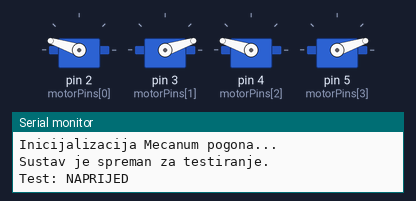
Bench run of a sketch on a simulated Arduino Uno, built with avr-gcc and run on an emulated ATmega328P. Shown: 4 × servo, the last lines printed to the serial monitor.

Above: at 0.55 s.
At 4.25 s:
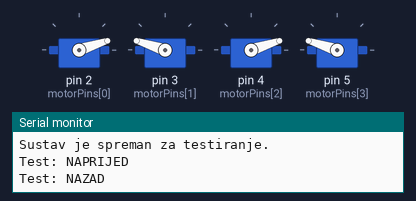
At 7.95 s:
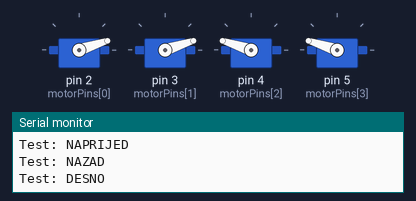
At 11.45 s:
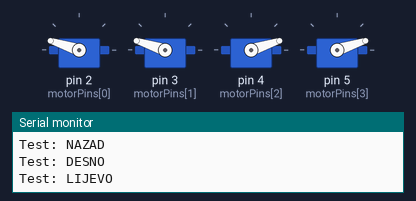
At 15.45 s:
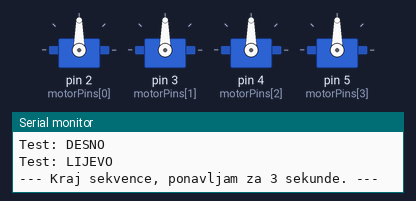
Timing chart, 0 to 20.0 s (numbered marks = the images above):
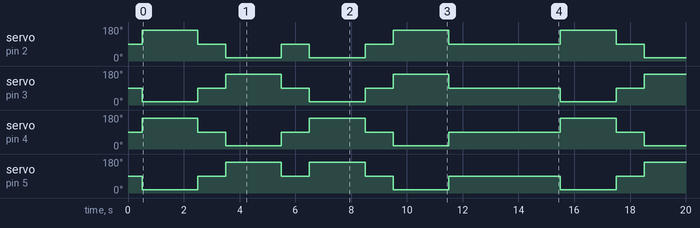

Measured:
- by itself, servo on pin 2 (motorPins[0]): repeats every 15.0 s: 2 × (90° 1.0 s, 18° 2.0 s), 90° 1.0 s, 162° 2.0 s, 90° 4.0 s, 162° 2.0 s
- by itself, servo on pin 5 (motorPins[3]): repeats every 15.0 s: 2 × (90° 1.0 s, 162° 2.0 s), 90° 1.0 s, 18° 2.0 s, 90° 4.0 s, 18° 2.0 s
- by itself, servo on pin 3 (motorPins[1]): repeats every 15.0 s: 90° 1.0 s, 162° 2.0 s, 90° 1.0 s, 18° 2.0 s, 90° 1.0 s, 162° 2.0 s, 90° 4.0 s, 18° 2.0 s
- by itself, servo on pin 4 (motorPins[2]): repeats every 15.0 s: 90° 1.0 s, 18° 2.0 s, 90° 1.0 s, 162° 2.0 s, 90° 1.0 s, 18° 2.0 s, 90° 4.0 s, 162° 2.0 s

The sketch:

robotikTestMotora.ino
```cpp
/********************************************************************************
 * Kompletan Arduino kod za upravljanje robotom s Mecanum kotačima
 * * Hardverske postavke:
 * - 4 continuous servo motora
 * - Motor 0 spojen na pin 2
 * - Motor 1 spojen na pin 3
 * - Motor 2 spojen na pin 4
 * - Motor 3 spojen na pin 5
 * * Specifikacije robota (prema korisniku):
 * - Raspored motora:
 * - Lijevi-Stražnji: motor[0]
 * - Desni-Stražnji: motor[1]
 * - Lijevi-Prednji:  motor[2]
 * - Desni-Prednji:  motor[3]
 * - Smjer okretanja:
 * - Lijevi motori: pozitivna brzina = naprijed, negativna = nazad
 * - Desni motori: pozitivna brzina = nazad, negativna = naprijed (invertirano)
 * ********************************************************************************/

// Uključivanje biblioteke za upravljanje servo motorima
#include <Servo.h>

// Definicija broja motora i pinova na koje su spojeni
const int NUM_MOTORS = 4;
const int motorPins[NUM_MOTORS] = {2, 3, 4, 5}; // motor[0]->pin 2, motor[1]->pin 3, itd.

// Kreiranje niza Servo objekata
Servo motors[NUM_MOTORS];


// ===================================================================
// RASPORED MOTORA PREMA VAŠIM SPECIFIKACIJAMA
// Mijenjajte samo brojeve ako je potrebno, ne i nazive.
const int MOTOR_BL = 0; // Lijevi-Stražnji je spojen kao motor[0]
const int MOTOR_FL = 2; // Lijevi-Prednji je spojen kao motor[2]
const int MOTOR_BR = 1; // Desni-Stražnji je spojen kao motor[1]
const int MOTOR_FR = 3; // Desni-Prednji je spojen kao motor[3]
// ===================================================================


void setup() {
  // Pokretanje serijske komunikacije za ispis poruka
  Serial.begin(9600);
  Serial.println("Inicijalizacija Mecanum pogona...");

  // Spajanje (attach) svakog motora na njegov pin pomoću petlje
  for (int i = 0; i < NUM_MOTORS; i++) {
    motors[i].attach(motorPins[i]);
  }

  // Osiguraj da svi motori stoje na početku
  stop();
  delay(500);

  Serial.println("Sustav je spreman za testiranje.");
}


/**
 * @brief Osnovna funkcija koja postavlja brzinu pojedinog motora.
 * @param motorIndex Indeks motora (0-3).
 * @param speed Željena brzina od -100 (puna brzina nazad) do 100 (puna brzina naprijed). 0 je stop.
 */
void setMotorSpeed(int motorIndex, int speed) {
  // Ograničavanje vrijednosti brzine na raspon od -100 do 100
  speed = constrain(speed, -100, 100);

  // Mapiranje vrijednosti brzine [-100, 100] na servo vrijednost [0, 180]
  int servoValue = map(speed, -100, 100, 0, 180);

  // Slanje komande motoru
  motors[motorIndex].write(servoValue);
}


// ===================================================================
// FUNKCIJE ZA KRETANJE (PRILAGOĐENE VAŠEM ROBOTU)
// ===================================================================

/**
 * @brief Zaustavlja sve motore.
 */
void stop() {
  setMotorSpeed(MOTOR_FL, 0);
  setMotorSpeed(MOTOR_FR, 0);
  setMotorSpeed(MOTOR_BL, 0);
  setMotorSpeed(MOTOR_BR, 0);
}

/**
 * @brief Kretanje naprijed.
 * @param speed Brzina od 0 do 100.
 */
void naprijed(int speed) {
  speed = abs(speed);
  // Lijevi idu naprijed s pozitivnom brzinom
  setMotorSpeed(MOTOR_FL, speed);
  setMotorSpeed(MOTOR_BL, speed);
  // Desni idu naprijed s negativnom brzinom (jer su invertirani)
  setMotorSpeed(MOTOR_FR, -speed);
  setMotorSpeed(MOTOR_BR, -speed);
}

/**
 * @brief Kretanje nazad.
 * @param speed Brzina od 0 do 100.
 */
void nazad(int speed) {
  speed = abs(speed);
  // Lijevi idu nazad s negativnom brzinom
  setMotorSpeed(MOTOR_FL, -speed);
  setMotorSpeed(MOTOR_BL, -speed);
  // Desni idu nazad s pozitivnom brzinom (jer su invertirani)
  setMotorSpeed(MOTOR_FR, speed);
  setMotorSpeed(MOTOR_BR, speed);
}

/**
 * @brief Klizanje (strafe) udesno.
 * @param speed Brzina od 0 do 100.
 */
void desno(int speed) {
  speed = abs(speed);
  setMotorSpeed(MOTOR_FL, speed);    // Lijevi prednji: naprijed
  setMotorSpeed(MOTOR_BL, -speed);   // Lijevi stražnji: nazad
  setMotorSpeed(MOTOR_FR, speed);    // Desni prednji: nazad (invertirano)
  setMotorSpeed(MOTOR_BR, -speed);   // Desni stražnji: naprijed (invertirano)
}

/**
 * @brief Klizanje (strafe) ulijevo.
 * @param speed Brzina od 0 do 100.
 */
void lijevo(int speed) {
  speed = abs(speed);
  setMotorSpeed(MOTOR_FL, -speed);   // Lijevi prednji: nazad
  setMotorSpeed(MOTOR_BL, speed);    // Lijevi stražnji: naprijed
  setMotorSpeed(MOTOR_FR, -speed);   // Desni prednji: naprijed (invertirano)
  setMotorSpeed(MOTOR_BR, speed);    // Desni stražnji: nazad (invertirano)
}


// ===================================================================
// GLAVNA PETLJA ZA TESTIRANJE
// ===================================================================
void loop() {
  int brzina = 80;    // Brzina kretanja za test (0-100)
  int pauza = 2000;   // Trajanje svakog pokreta u milisekundama
  int stop_pauza = 1000; // Pauza između pokreta

  Serial.println("\nTest: NAPRIJED");
  naprijed(brzina);
  delay(pauza);
  stop();
  delay(stop_pauza);

  Serial.println("Test: NAZAD");
  nazad(brzina);
  delay(pauza);
  stop();
  delay(stop_pauza);

  Serial.println("Test: DESNO");
  desno(brzina);
  delay(pauza);
  stop();
  delay(stop_pauza);

  Serial.println("Test: LIJEVO");
  lijevo(brzina);
  delay(pauza);
  stop();
  delay(stop_pauza);

  Serial.println("--- Kraj sekvence, ponavljam za 3 sekunde. ---");
  delay(3000);
}
```
